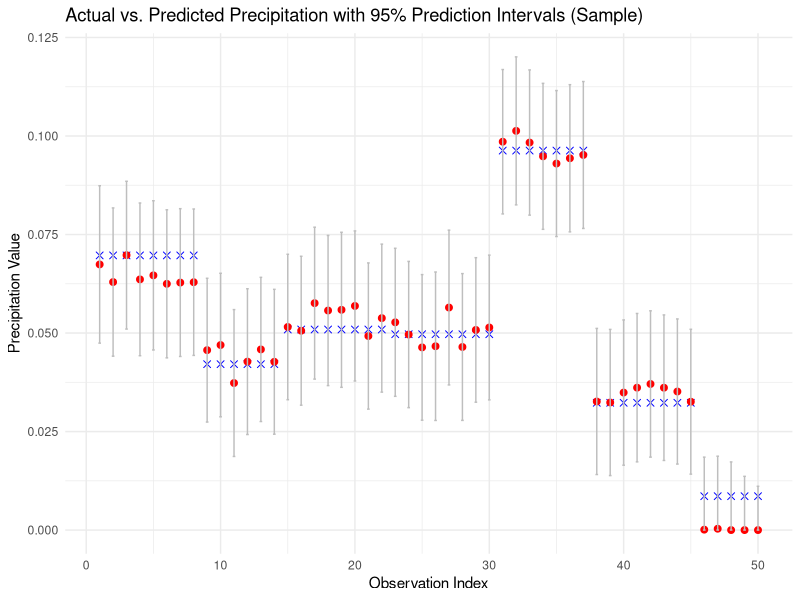

R code for this plot:
library(dplyr)
library(ggplot2) # Included for potential visualization of predictions later

# 2. Loading the dataset
hourly_weather_data_final <- read.csv("hourly_weather_data_final.csv")

# 3. Data Preprocessing and Feature Selection
hourly_weather_data_final$datetime <- as.Date(hourly_weather_data_final$datetime)

# Select numerical independent variables (features) for 'precip'.
# We avoid variables directly related to 'precip' deviations or 'precipprob'
# as these are derived or highly correlated with the dependent variable.
selected_features <- hourly_weather_data_final %>%
  select(temp, dew, humidity, windgust, windspeed, winddir, pressure,
         cloudcover, visibility, solarradiation, uvindex, severerisk,
         hours_temp, hours_humidity, hours_windgust, hours_windspeed,
         hours_winddir, hours_pressure, hours_visibility, hours_cloudcover,
         hours_solarradiation, hours_severerisk, precip) %>%
  na.omit() # Remove rows with any NAs in selected features to ensure model stability

# 4. Data Splitting (70-30 split for training and testing)
set.seed(123) # for reproducibility

# Determine the number of rows for training data (70%)
train_rows <- sample(1:nrow(selected_features), size = 0.7 * nrow(selected_features))
training_data <- selected_features[train_rows, ]
testing_data <- selected_features[-train_rows, ]

cat("Training data dimensions:", dim(training_data), "\n")
cat("Testing data dimensions:", dim(testing_data), "\n")

# 5. Linear Regression Model Creation
# The dependent variable is 'precip'
# We'll use all other selected features as independent variables using the '.' notation
model_lm <- lm(precip ~ ., data = training_data)

# Summary of the model (provides coefficients, p-values, R-squared for the training set)
cat("\n--- Linear Regression Model Summary (Training Data) ---\n")
print(summary(model_lm))

# 6. Model Prediction on Test Set and Obtaining Prediction Intervals
# Predict 'precip' values on the testing data and calculate prediction intervals.
# 'interval = "prediction"' provides prediction intervals for new observations,
# which account for both the uncertainty in the estimated mean and the random error.
# 'level = 0.95' indicates a 95% prediction interval.
predictions_with_intervals <- predict(model_lm, newdata = testing_data, interval = "prediction", level = 0.95)

# Ensure predictions (and their lower bounds) are non-negative, as precipitation cannot be negative
predictions_with_intervals[predictions_with_intervals < 0] <- 0

# Combine actual values with predictions and their intervals for clarity
results_with_intervals <- data.frame(
  Actual_precip = testing_data$precip,
  Predicted_precip = predictions_with_intervals[, "fit"],
  Lower_Bound_95CI = predictions_with_intervals[, "lwr"],
  Upper_Bound_95CI = predictions_with_intervals[, "upr"]
)

cat("\n--- Sample of Predicted Precipitation with 95% Prediction Intervals (Test Set) ---\n")
# Display the first few rows to show the structure
print(head(results_with_intervals))

# 7. Interpreting Confidence Values (Prediction Intervals)
cat("\n--- Interpreting Confidence Values from Prediction Intervals ---\n")
cat("For each prediction on the test set, the output includes:\n")
cat(" - 'Predicted_precip': The point estimate of precipitation.\n")
cat(" - 'Lower_Bound_95CI': The lower bound of the 95% prediction interval.\n")
cat(" - 'Upper_Bound_95CI': The upper bound of the 95% prediction interval.\n\n")
cat("A 95% prediction interval means that we are 95% confident that the *actual* precipitation\n")
cat("for a new observation (with the given predictor values) will fall within this range.\n")
cat("A narrower interval indicates a more precise (or 'confident') prediction.\n")
cat("Conversely, a wider interval suggests more uncertainty in the individual prediction.\n\n")
cat("These intervals are the 'confidence values' for individual predictions in a regression context.\n")
cat("Unlike classification, where confidence might be a probability score, for regression,\n")
cat("confidence is expressed as a range within which the true value is likely to lie.\n")

# Optional: Visualize a subset of predictions with their intervals
# This helps in understanding the spread of the intervals.
ggplot(head(results_with_intervals, 50), aes(x = 1:50)) +
  geom_point(aes(y = Actual_precip), color = "blue", size = 2, shape = 4) +
  geom_point(aes(y = Predicted_precip), color = "red", size = 2) +
  geom_errorbar(aes(ymin = Lower_Bound_95CI, ymax = Upper_Bound_95CI),
                width = 0.2, color = "gray") +
  labs(title = "Actual vs. Predicted Precipitation with 95% Prediction Intervals (Sample)",
       x = "Observation Index",
       y = "Precipitation Value") +
  scale_color_manual(name = "Value", values = c("Actual" = "blue", "Predicted" = "red")) +
  theme_minimal()